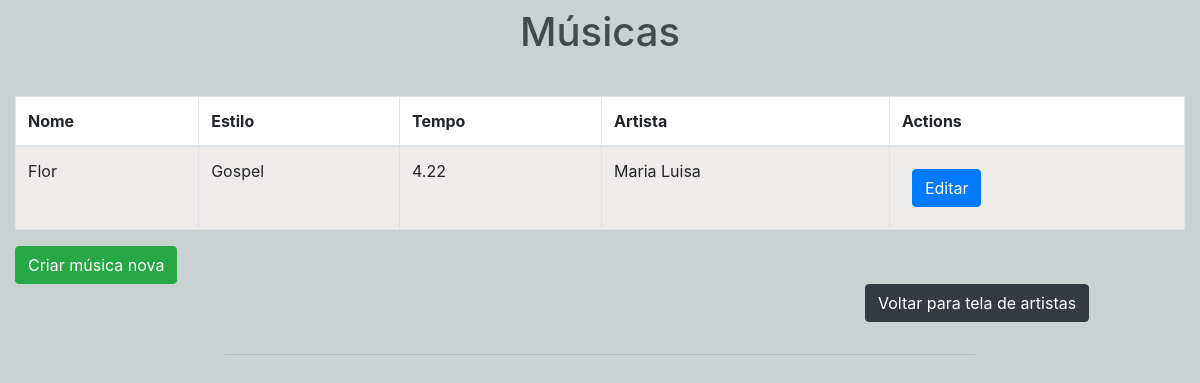
The app's page /artistas/4/ with its own data.
### artista/models.py (models this page shows, shortened)
class Musica(models.Model):
    nome_musica = models.CharField(max_length=100)
    e = (
        ("Rock", "Rock"),
        ("Gospel", "Gospel"),
        ("Pop", "Pop"),
    )
    estilo = models.CharField(max_length=50, choices=e,default="Gospel")
    tempo_duracao = models.FloatField()
    artista = models.ForeignKey(Artista, on_delete=models.SET_NULL, null=True)

class Artista(models.Model):
    nome = models.CharField(max_length=100)
    tp = (
        ("Banda", "Banda"),
        ("Coral", "Coral"),
        ("Solo", "Solo"),
    )
    tipo_de_musica = models.CharField(max_length=30, choices=tp,default="Solo")
    quantidade_de_musicas_lancadas = models.IntegerField()
    ano_do_primeiro_lancamento = models.IntegerField()
    foto = models.ImageField(null=True, blank=True)
    def __str__(self):
        return self.nome

### artista/views.py (the view)
# urls.py: path('artistas/<int:artista_id>/', list_musica, name='list_musica'),
def list_musica(request, artista_id):
    artistas = Artista.objects.get(id=artista_id)
    musicas = Musica.objects.filter(artista_id=artista_id)
    return render(request, 'musica.html', {'artistas': artistas , 'musicas': musicas})

### artista/templates/musica.html
{% extends 'base.html' %}
{% load crispy_forms_tags %}
{% block head %}
<h1 class="mt-2">Músicas</h1>
<div class="container">
    <div class="row">
        <table class="table table-bordered">
            <thead>
            <tr>
                <th scope="col">Nome</th>
                <th scope="col">Estilo</th>
                <th scope="col">Tempo</th>
                <th scope="col">Artista</th>
                <th scope="col">Actions</th>
            </tr>
            </thead>
            <tfoot>
                {% for musica in musicas %}
            <tr>
                <td>{{ musica.nome_musica }}</td>
                <td>{{ musica.estilo }}</td>
                <td>{{ musica.tempo_duracao }}</td>
                <td>{{ musica.artista }}</td>
                <td><a class="btn btn-primary" href="{% url 'editar_musica' musica.id %}">Editar</a></td>
            </tr>
            {% endfor %}
            </tfoot>
        </table>
        <a class="btn btn-success" href="{% url 'create_musica' %}">Criar música nova</a>
        <a class="btn btn-dark" href="{% url 'list_artista' %}">Voltar para tela de artistas</a>
        {% endblock %}

### artista/templates/base.html (style rules this page uses)
body { background-color:#C9D1D1; }
h1 { color: #434A4A; text-align: center; }
.container { padding: 2rem 0rem; }
thead, tfoot { background-color: rgb(240, 235, 235); }
thead > tr > th { position: sticky; top: -1px; background-color: white; }
td > a { margin: 10px; }
.btn-dark { margin-left: 850px; }

### records on screen
Musica: nome_musica "Flor", estilo "Gospel", tempo_duracao "4.22", artista "Maria Luisa"
